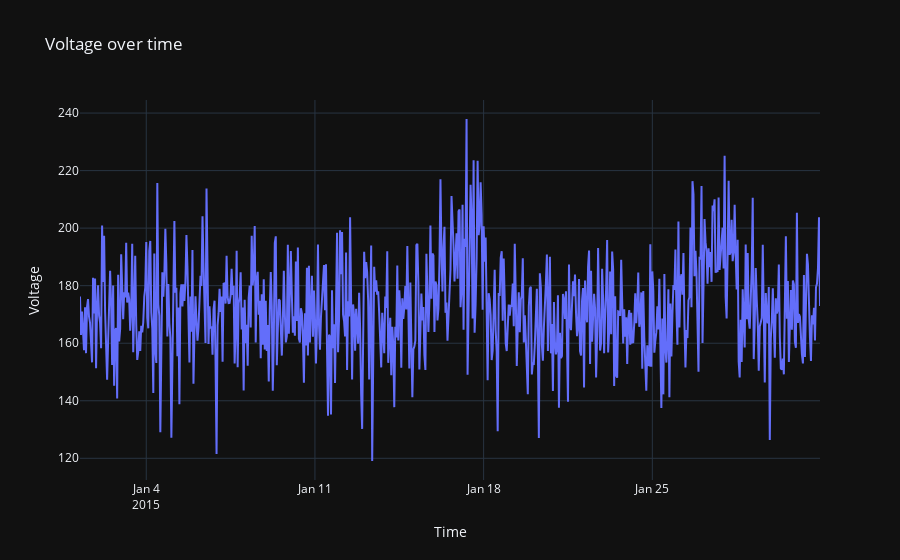

This figure's notebook cell:
### Code cell
fig = px.line(x=plot_df['datetime'].values, y=plot_df['volt'].values, title='Voltage over time', template='plotly_dark')
fig.update_layout(xaxis_title='Time', yaxis_title='Voltage')
fig.show()

### Figure 1 — Plotly figure (JSON) as saved in the notebook; plotly's stock layout.template omitted (floating-point values rounded to 4 significant figures; data arrays with more than 128 entries replaced by an {"elided": "..."} marker saying what was removed)
{"data": [{"hovertemplate": "x=%{x}<br>y=%{y}<extra></extra>", "legendgroup": "", "line": {"color": "#636efa", "dash": "solid"}, "marker": {"symbol": "circle"}, "mode": "lines", "name": "", "orientation": "v", "showlegend": false, "type": "scatter", "x": {"elided": "738 str values"}, "xaxis": "x", "y": {"elided": "738 float values"}, "yaxis": "y"}], "layout": {"autosize": true, "legend": {"tracegroupgap": 0}, "title": {"text": "Voltage over time"}, "xaxis": {"anchor": "y", "autorange": true, "domain": [0, 1], "range": ["2015-01-01 06:00", "2015-01-31 23:00"], "title": {"text": "Time"}, "type": "date"}, "yaxis": {"anchor": "x", "autorange": true, "domain": [0, 1], "range": [112.5, 244.5], "title": {"text": "Voltage"}, "type": "linear"}}}
